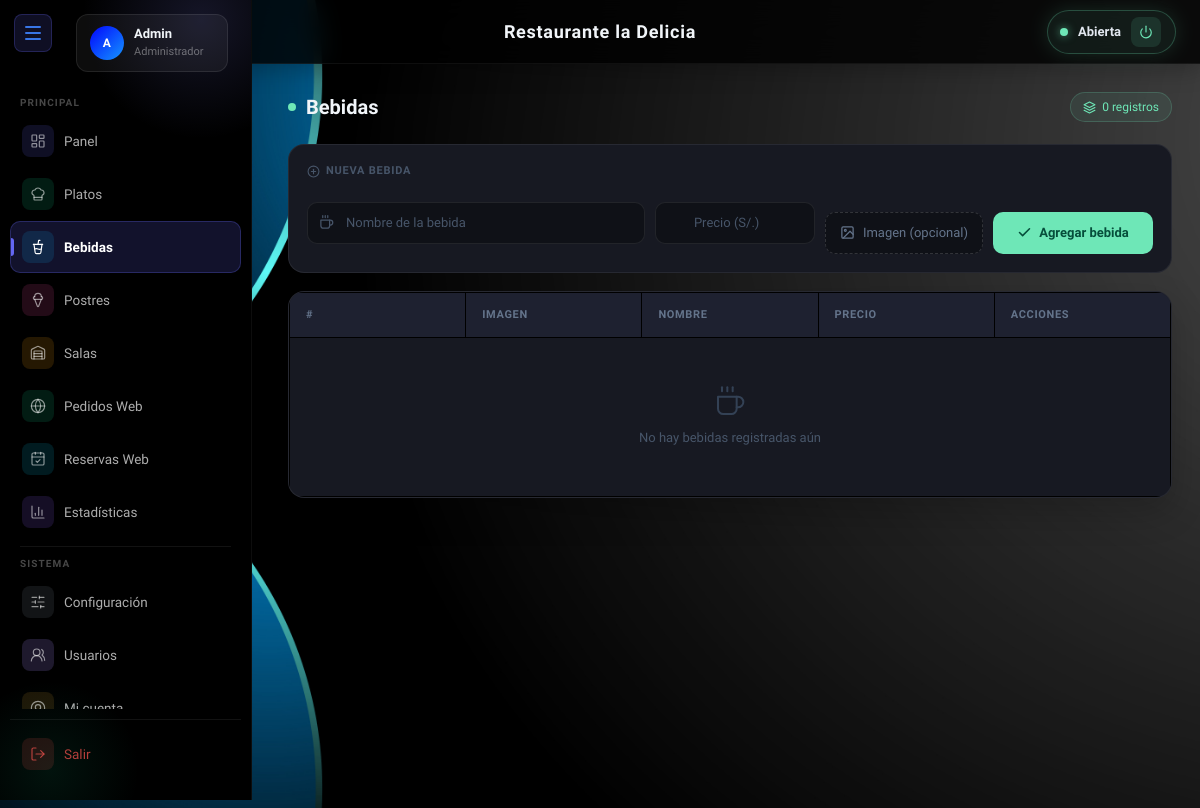
/views/bebidas.php (signed in), run on an earlier commit of the app's database.
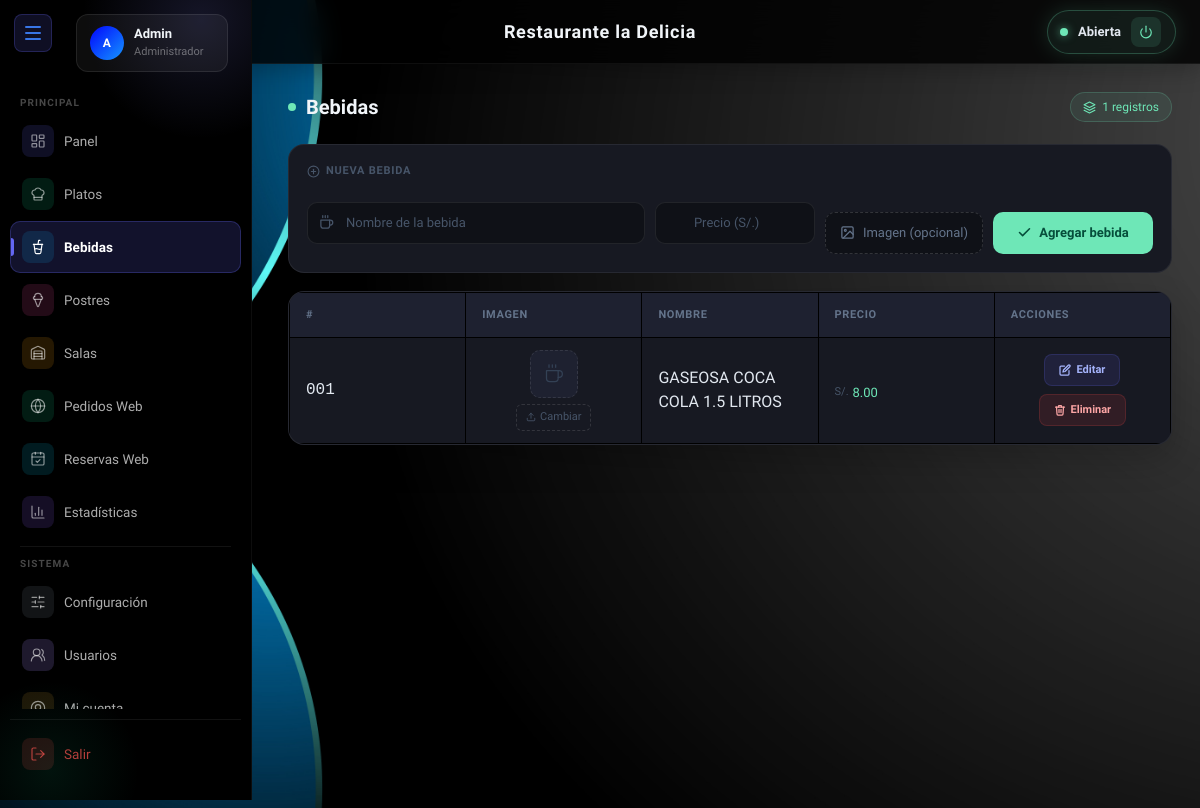
And on a later commit of the database.
### tables this page shows
CREATE TABLE config (
  id INT AUTO_INCREMENT PRIMARY KEY,
  ruc VARCHAR(15) NOT NULL,
  nombre VARCHAR(255) NOT NULL,
  telefono VARCHAR(11) NOT NULL,
  direccion TEXT NOT NULL,
  mensaje VARCHAR(255) NOT NULL
);

CREATE TABLE bebidas (
  id INT AUTO_INCREMENT PRIMARY KEY,
  nombre VARCHAR(200) NOT NULL,
  precio DECIMAL(10,2) NOT NULL,
  imagen VARCHAR(255) DEFAULT NULL,
  fecha DATE DEFAULT NULL
);

### views/bebidas.php (the view, shortened to what the rows shown need)
<?php
require "../config/conexion.php";
$sql  = $conexion->query("SELECT * FROM bebidas");
$rows = $sql->fetchAll(PDO::FETCH_ASSOC);
?>
<!DOCTYPE html>
<html lang="es">
<head>
<link href="https://cdn.jsdelivr.net/npm/bootstrap@5.3.0/dist/css/bootstrap.min.css" rel="stylesheet">
<link href="../assets/style.css" rel="stylesheet">
</head>
<body>
<?php include "../includes/header.php"; ?>
<div class="content-area">
    <div class="page-header">
        <h2 class="page-title">
            <span class="page-title-dot"></span>
            Bebidas
        </h2>
    </div>
    <div class="table-card">
        <div class="table-responsive">
            <table class="bebidas-table" id="bebidas-table">
                <thead>
                    <tr>
                        <th>#</th>
                        <th>Imagen</th>
                        <th>Nombre</th>
                        <th>Precio</th>
                        <th>Acciones</th>
                    </tr>
                </thead>
                <tbody>
                <?php foreach ($rows as $row): ?>
                <tr>
                    <td class="td-id">
                        <?= str_pad($row['id'], 3, '0', STR_PAD_LEFT) ?>
                    </td>
                    <td class="td-img">
                        <div class="img-edit-wrap">
                            <?php if (!empty($row['imagen'])): ?>
                                <img src="../uploads/bebidas/<?= htmlspecialchars($row['imagen']) ?>"
                                     class="bebida-thumb"
                                     id="thumb-<?= $row['id'] ?>"
                                     onerror="this.onerror=null;this.src='../assets/img/<?= htmlspecialchars($row['imagen']) ?>'"
                                     alt="<?= htmlspecialchars($row['nombre']) ?>">
                            <?php else: ?>
                                <div class="bebida-thumb-placeholder" id="thumb-<?= $row['id'] ?>">
                                </div>
                            <?php endif; ?>
                            <label class="btn-change-img" for="img-row-<?= $row['id'] ?>">
                                <svg viewBox="0 0 24 24" fill="none" stroke="currentColor" stroke-width="2" stroke-linecap="round" stroke-linejoin="round">
                                    <path d="M21 15v4a2 2 0 0 1-2 2H5a2 2 0 0 1-2-2v-4"/>
                                    <polyline points="17 8 12 3 7 8"/>
                                    <line x1="12" y1="3" x2="12" y2="15"/>
                                </svg>
                                Cambiar
                            </label>
                        </div>
                    </td>
                    <td class="td-nombre">
                        <span id="text-<?= $row['id'] ?>">
                            <?= htmlspecialchars($row['nombre']) ?>
                        </span>
                    </td>
                    <td>
                        <span class="precio-display" id="precio-display-<?= $row['id'] ?>">
                            <span>S/.</span><?= number_format($row['precio'], 2) ?>
                        </span>
                    </td>
                    <td class="td-actions">
                        <div class="btn-actions">
                            <button class="btn-edit guardar" data-id="<?= $row['id'] ?>">
                                <svg viewBox="0 0 24 24" fill="none" stroke="currentColor" stroke-width="2.5" stroke-linecap="round" stroke-linejoin="round">
                                    <path d="M11 4H4a2 2 0 0 0-2 2v14a2 2 0 0 0 2 2h14a2 2 0 0 0 2-2v-7"/>
                                    <path d="M18.5 2.5a2.121 2.121 0 0 1 3 3L12 15l-4 1 1-4 9.5-9.5z"/>
                                </svg>
                                Editar
                            </button>
                            <a href="../controllers/bebidasController.php?eliminar=<?= $row['id'] ?>"
                               class="btn-delete"
                               onclick="return confirm('¿Eliminar esta bebida?')">
                                <svg viewBox="0 0 24 24" fill="none" stroke="currentColor" stroke-width="2.5" stroke-linecap="round" stroke-linejoin="round">
                                    <polyline points="3 6 5 6 21 6"/>
                                    <path d="M19 6l-1 14a2 2 0 0 1-2 2H8a2 2 0 0 1-2-2L5 6"/>
                                    <path d="M10 11v6"/><path d="M14 11v6"/>
                                    <path d="M9 6V4a1 1 0 0 1 1-1h4a1 1 0 0 1 1 1v2"/>
                                </svg>
                                Eliminar
                            </a>
                        </div>
                    </td>
                </tr>
                <?php endforeach; ?>
                </tbody>
            </table>
        </div>
    </div>
</div>
</body>
</html>

### includes/header.php (shortened to what the rows shown need)
<?php
require __DIR__ . "/../config/conexion.php";
$config = $conexion->query("SELECT nombre FROM config LIMIT 1")->fetch();
$rol = $_SESSION['rol'] ?? '';
$tienda_abierta = true;
$tienda_manual = null;
if ($rol === 'Administrador') {
    $cfg_path = __DIR__ . '/../config/tienda.json';
    if (file_exists($cfg_path)) {
        $cfg = json_decode(file_get_contents($cfg_path), true);
        $tienda_manual = $cfg['manual_override'] ?? null;
    }
    try {
        $stmt = $conexion->query("SELECT horario_apertura, horario_cierre FROM config LIMIT 1");
        $hconf = $stmt->fetch(PDO::FETCH_ASSOC);
        $h_aper = (int)explode(':', $hconf['horario_apertura'] ?? '08:00')[0];
        $h_cier = (int)explode(':', $hconf['horario_cierre'] ?? '20:00')[0];
    } catch (Exception $e) { $h_aper = 8; $h_cier = 20; }
    $hora_peru = (int)date('G', time() - 5 * 3600);
    $auto = $hora_peru >= $h_aper && $hora_peru < $h_cier;
    if ($tienda_manual === true)      $tienda_abierta = true;
    elseif ($tienda_manual === false) $tienda_abierta = false;
    else                               $tienda_abierta = $auto;
}
?>
<nav class="navbar-custom <?= $rol === 'Administrador' ? ($tienda_abierta ? 'store-open' : 'store-closed') : '' ?>" id="mainHeader">
    <span class="titulo-navbar">
        <?= htmlspecialchars($config['nombre'] ?? 'Panel') ?>
    </span>
    <?php if ($rol === 'Administrador'): ?>
    <div class="store-toggle-wrap <?= $tienda_abierta ? 'open' : 'closed' ?>" id="storeToggleWrap">
        <span class="store-dot <?= $tienda_abierta ? 'open' : 'closed' ?>" id="headerStoreDot"></span>
        <span class="store-label" id="headerStoreLabel">
        </span>
        <button class="store-toggle-btn <?= $tienda_abierta ? 'open' : 'closed' ?>" id="headerToggleBtn"
                data-current="<?= $tienda_abierta ? '1' : '0' ?>"
                onclick="toggleTienda(this)"
                title="<?= $tienda_abierta ? 'Cerrar tienda' : 'Abrir tienda' ?>">
        </button>
    </div>
    <?php endif; ?>
</nav>

What changed in the data, as far as the page shows it:
added bebidas: id "001", nombre "GASEOSA COCA COLA 1.5 LITROS", precio "8.00"
Also different on the page:
text written by a page script: "0 registros" → "1 registros"
text no longer shown: "No hay bebidas registradas aún"
